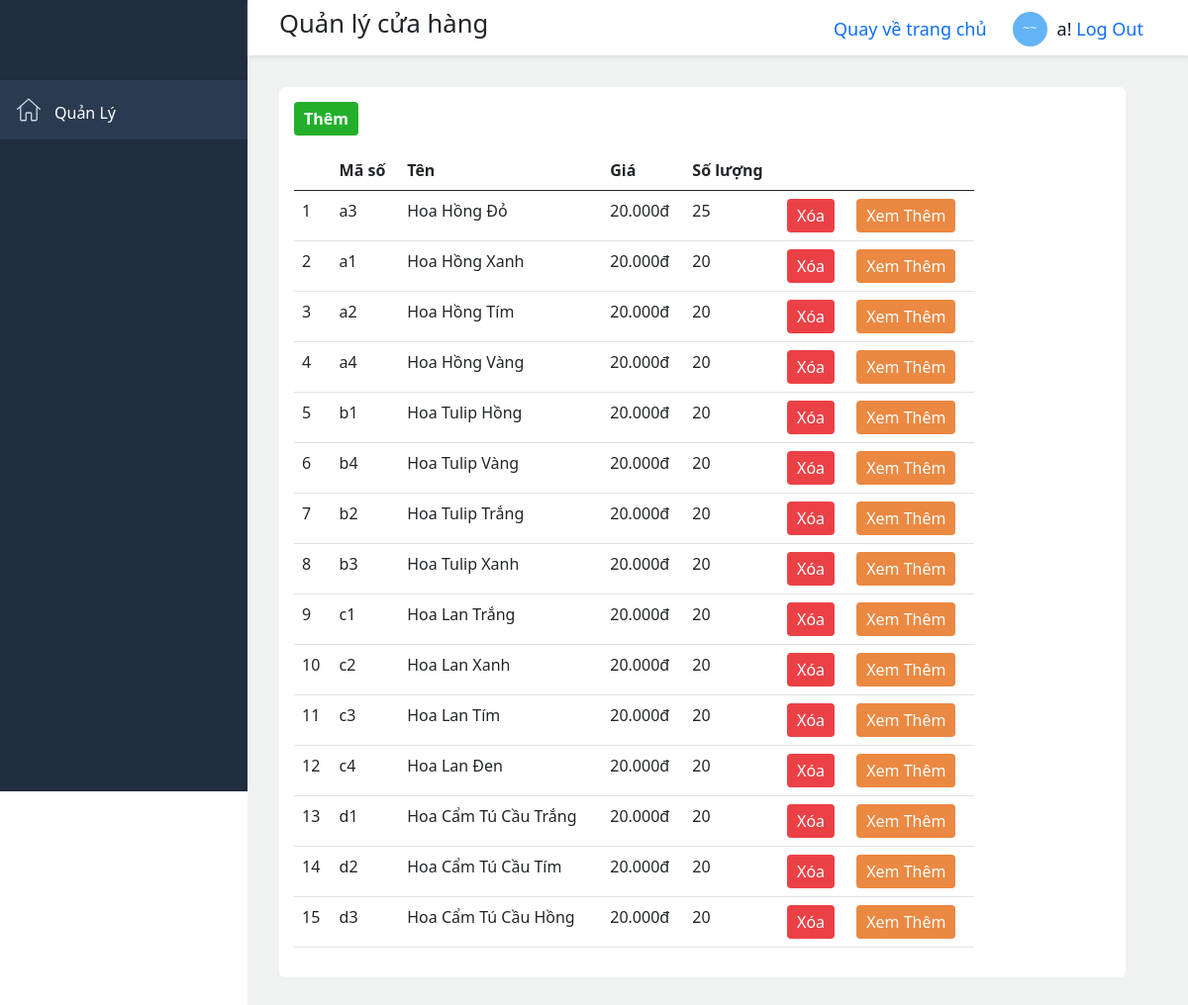
The app's page /myhome/home (signed in) with its own data.
### myhome/models.py (models this page shows)
class CustomUser (AbstractUser):
    sex_choice =((0, "Nữ"),(1,"Nam"),(2,"Không xác định"))
    age = models.IntegerField(default=0)
    sex = models.IntegerField(choices=sex_choice,default=0)
    address = models.CharField(default="",max_length=255)

class flowers (models.Model):
    ms = models.CharField(max_length=100)
    name= models.TextField()
    price = models.TextField()
    image = models.ImageField(null=True)
    description = models.TextField()
    number = models.TextField()

### myhome/views.py (the view)
# urls.py: path('/home',views.list_flowers),
def list_flowers (request):
    Data1 ={'flowers':flowers.objects.all()}
    return render (request,'pages/flowers.html',Data1)

### myhome/templates/pages/flowers.html (shortened to what this page needs)
{% extends "pages/home.html" %}
{% block title %}Quản lý cửa hàng{% endblock %}
{% block content %}
{% if user.is_authenticated %}
<div class="MuiBoxItemBody">
    <div class="MuiBoxItem_Left MuiBoxStudent">
        <div class="MuiBox_Button">
            <div class="row">
                <div class="col-8">
                    <a href="/myhome/flowers/create" class="btnCreate btn">
                        Thêm
                    </a>
                </div>
            </div>
        </div>
        <div class="MuiBox">
            <div class="col-12">
                <table class="table" id="table2excel">
                    <thead>
                        <tr class="table-title">
                            <th></th>
                            <th>Mã số</th>
                            <th>Tên</th>
                            <th>Giá</th>
                            <th>Số lượng</th>
                            <th></th>
                            <th></th>
                        </tr>
                    </thead>
                    <tbody id="tbodyGiangVien">
                        {% for flower in flowers %}
                        <tr>
                            <td class="demo-item">{{forloop.counter}}</td>
                            <td class="demo-item">{{flower.ms}}</td>
                            <td class="demo-item">{{flower.name}}</td>
                            <td class="demo-item">{{flower.price}}</td>
                            <td class="demo-item">{{flower.number}}</td>
                            <td>
                                <a href="{% url 'delete_item' flower.id %}" class=" btn btnDelete">Xóa</a>
                            </td>
                            <td><a href="flowers/{{flower.id}}" class=" btn btnRevision">Xem Thêm</a></td>
                        </tr>
                        {% endfor %}
                    </tbody>
                </table>
            </div>
        </div>
    </div>
</div>
{% else %}
<div class="MuiBoxItemBody">
    <p style="background-color: rgb(255, 21, 0); width: 100%; padding: 5px 10px; color: #fff; font-weight: 600;">
        Hãy đăng nhập tài khoản của bạn để có thể dễ dàng quản lý
    </p>
</div>
{% endif %}
{% endblock %}

### myhome/templates/pages/home.html (shortened to what this page needs)
{% extends "pages/base.html" %}
{% block body %}
<div id="root">
    <div class="MuiBox_root">
        <div class="MuiBoxMenu">
            <nav>
                <div class="menuTopHeader">
                    <div class="menuTopLogo">
                        <a href="">
                            <img src="/asset/img/logo-teky.png" alt="" class="logo--full">
                        </a>
                        <button class="menuTopToogle MuiIconButton-root">
                        </button>
                    </div>
                </div>
                <div class="menuInnerWrapper">
                    <div class="menuPrimaryInner" id="menuPrimaryInner">
                        <nav class="menuList">
                            <a href="/myhome/home" class="rootMenuItem rootMenuItem_color active">
                                <div class="ListItemIcon-root">
                                </div>
                                <div class="ListItemTitle">
                                    <div class="ListItemText">
                                        Quản Lý
                                    </div>
                                </div>
                            </a>
                        </nav>
                    </div>
                </div>
            </nav>
        </div>
        <div class="MuiBoxBody">
            <div class="MuiBoxHeaderTop" id="header">
                <h3 class="MuiTypography-h3">{% block title %}{% endblock %}</h3>
                <div class="MuiBoxHeaderInfo">
                    <div class="MuiBoxItem">
                        <a class="MuiBoxText" href="/myhome/home_page">Quay về trang chủ</a>
                    </div>
                    <div class="MuiBoxItem">
                        <div class="avatar-acount">
                            <div class="avatar-text">
                                <div class="avatar-item">
                                    <span class="avatar-span">
                                        ~~
                                    </span>
                                </div>
                            </div>
                        </div>
                        <p class="MuiBoxText MuiBoxTextName">
                            {% if user.is_authenticated %}
                            {{ user.username }}!
                            <a href="{% url 'logout' %}">Log Out</a>
                            {% else %}
                            <a href="{% url 'login' %}">Log In</a>
                            {% endif %}
                        </p>
                    </div>
                </div>
            </div>
            {% block content %}{% endblock %}
        </div>
    </div>
</div>
{% endblock %}

### myhome/templates/pages/home.html (style rules this page uses)
* { margin: 0; padding: 0; }
.MuiBox_root { height: 100%; }
.MuiBoxMenu { background-color: #202d3f; position: fixed; top: 0; left: 0; width: 250px; min-height: 100vh; max-height: 100vh; }
.menuTopLogo { height: 80px; }
.logo--full { width: 160px; padding: 20px 15px 0; }
.menuTopToogle { display: block; position: absolute; top: 20px; right: 0; padding: 8px; }
.MuiIconButton-root { background-color: transparent; text-align: center; border: 0; cursor: pointer; }
.menuInnerWrapper { height: calc(100% - 60px); position: relative; }
.menuPrimaryInner { height: 100%; overflow-x: hidden; overflow-y: hidden; display: flex; flex-direction: column; }
nav .menuList { fill: #cad6e2; color: #cad6e2; padding: 0; }
.rootMenuItem { justify-content: flex-start; align-items: center; width: 100%; position: relative; padding: 0; height: 60px; display: flex; }
.rootMenuItem_color { color: #cad6e2; text-decoration: none; }
.rootMenuItem .ListItemIcon-root { color: #cad6e2; min-width: unset; }
.MuiSvgIcon-root { fill: #cad6e2; width: 24px; height: auto; max-height: 30px; margin: -2px 14px 0 17px; }
.ListItemTitle { width: 155px; margin-top: 5px; }
.rootMenuItem.active { background-color: #2a3a51; fill: #fff; color: #fff; }
.MuiBoxBody { width: calc(100% - 250px); margin-left: 250px; display: flex; flex-direction: column; margin-top: 0; background-color: #f0f1f1; min-height: 100vh; }
.MuiBoxHeaderTop { display: flex; top: 0; height: 56px; z-index: 1001; box-shadow: 0px 2px 4px rgb(168 168 168 / 25%); align-items: center; justify-content: space-between; padding: 0 32px; position: sticky; background: #fff; }
.MuiTypography-h3 { font-size: 1.6rem; }
.MuiBoxHeaderInfo { height: inherit; display: flex; align-items: center; }
.MuiBoxItem { display: flex; align-items: center; cursor: pointer; padding: 2px 13px 0; height: 100%; }
.MuiBoxText { font-size: 18px; color: #0f1824; margin: 0; }
.avatar-acount { width: 45px; height: 35px; border-radius: 220px; display: inline-block; vertical-align: middle; }
.avatar-text { width: 35px; height: 35px; text-align: center; color: aliceblue; border-radius: 20px; background-color: #63b4f6; line-height: inherit; }
.avatar-item { display: table; table-layout: fixed; width: 100%; height: 100%; font-size: 13px; }
.avatar-span { display: table-cell; vertical-align: middle; }
.MuiBoxItem a { text-decoration: none; color: #0d6efd; }
.MuiBoxItemBody { margin: 32px 32px 96px; display: flex; width: 90%; padding: 15px 15px; border-radius: 6px; background: #fff; }
.MuiBoxItem_Left { width: 83.3333%; }
.MuiBox { display: flex; justify-content: right; }
.table { margin: 15px 0; }
.btn { padding: 5px 10px; border: 0; }
.btnCreate { background: #23af2c; color: #fff; font-weight: 600; }
.btnDelete { background: #eb4146; color: #fff; }
.btnRevision { background: #eb8841; color: #fff; }

### records on screen
CustomUser: username "a"
flowers: ms "a3", name "Hoa Hồng Đỏ", price "20.000đ", number "25"
flowers: ms "a1", name "Hoa Hồng Xanh", price "20.000đ", number "20"
flowers: ms "a2", name "Hoa Hồng Tím", price "20.000đ", number "20"
flowers: ms "a4", name "Hoa Hồng Vàng", price "20.000đ", number "20"
flowers: ms "b1", name "Hoa Tulip Hồng", price "20.000đ", number "20"
flowers: ms "b4", name "Hoa Tulip Vàng", price "20.000đ", number "20"
flowers: ms "b2", name "Hoa Tulip Trắng", price "20.000đ", number "20"
flowers: ms "b3", name "Hoa Tulip Xanh", price "20.000đ", number "20"
flowers: ms "c1", name "Hoa Lan Trắng", price "20.000đ", number "20"
flowers: ms "c2", name "Hoa Lan Xanh", price "20.000đ", number "20"
flowers: ms "c3", name "Hoa Lan Tím", price "20.000đ", number "20"
flowers: ms "c4", name "Hoa Lan Đen", price "20.000đ", number "20"
flowers: ms "d1", name "Hoa Cẩm Tú Cầu Trắng", price "20.000đ", number "20"
flowers: ms "d2", name "Hoa Cẩm Tú Cầu Tím", price "20.000đ", number "20"
flowers: ms "d3", name "Hoa Cẩm Tú Cầu Hồng", price "20.000đ", number "20"
